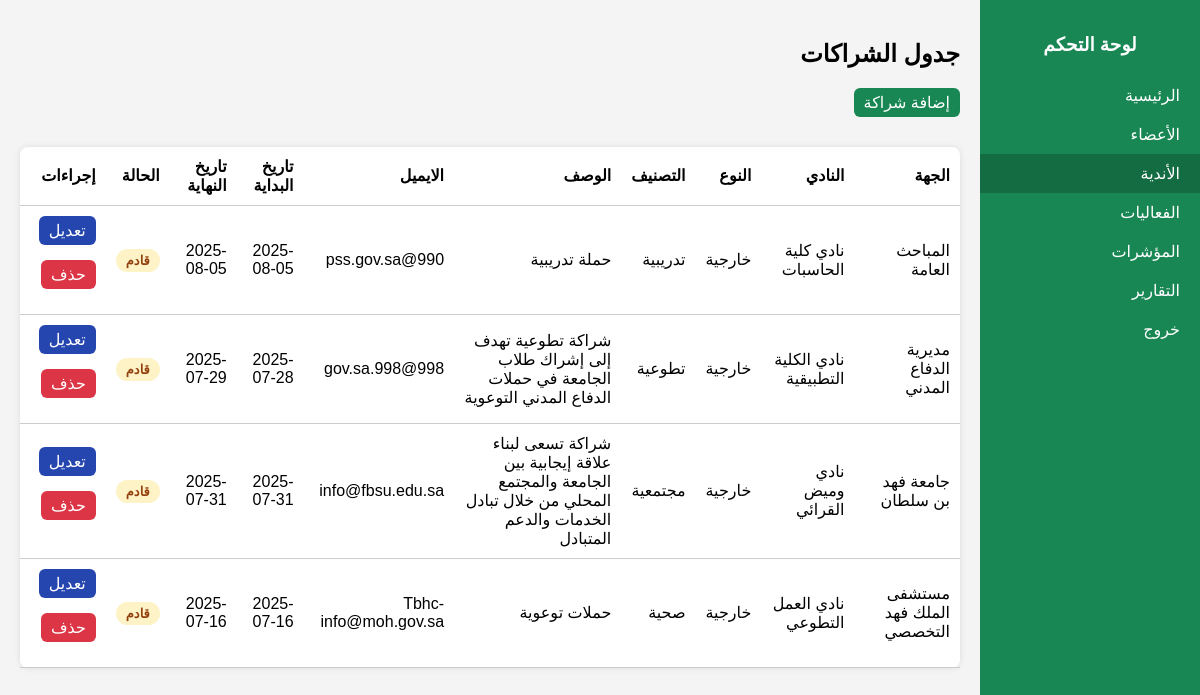
Page /admin/partnerships.php on the committed database.
### tables this page shows
CREATE TABLE `partnerships` (
  `partnership_id` int(11) NOT NULL,
  `club_id` int(11) DEFAULT NULL,
  `partner_name` varchar(100) DEFAULT NULL,
  `partnership_type` enum('داخلية','خارجية') DEFAULT 'خارجية',
  `category` enum('صحية','رياضية','تجارية','تطوعية','مجتمعية','إعلامية','تدريبية','أخرى') DEFAULT NULL,
  `description` text DEFAULT NULL,
  `contact_email` varchar(100) DEFAULT NULL,
  `status` enum('pending','ended') DEFAULT 'pending',
  `created_at` timestamp NULL DEFAULT current_timestamp(),
  `start_date` date DEFAULT NULL,
  `end_date` date DEFAULT NULL
);

CREATE TABLE `clubs` (
  `club_id` int(11) NOT NULL,
  `club_name` varchar(100) NOT NULL,
  `initial_date` date DEFAULT NULL,
  `club_manager_id` int(11) DEFAULT NULL,
  `note` varchar(255) DEFAULT NULL
);

### admin/partnerships.php (the view, shortened to what this page needs)
<?php
require_once '../database/db.php';
$stmt = $pdo->query("SELECT p.*, c.club_name FROM partnerships p LEFT JOIN clubs c ON p.club_id = c.club_id ORDER BY p.created_at DESC");
$partnerships = $stmt->fetchAll(PDO::FETCH_ASSOC);
?>
<!DOCTYPE html>
<html lang="ar" dir="rtl">
<head>
  <link rel="stylesheet" href="../css/style.css">
</head>
<body>
  <div class="sidebar">
    <h3 class="sidebar-title">لوحة التحكم</h3>
    <a href="dashboard.php">الرئيسية</a>
    <a href="members.php">الأعضاء</a>
    <a class="active" href="clubs.php">الأندية</a>
    <a href="activities.php">الفعاليات</a>
    <a href="kpis.php">المؤشرات</a>
    <a href="reports.php">التقارير</a>
    <a href="logout.php" onclick="return confirm('هل أنت متأكد؟');">خروج</a>
  </div>
  <div class="main-content">
    <h2>جدول الشراكات</h2>
    <a class="btn" href="partnerships.php?new=1">إضافة شراكة</a>
    <table>
      <thead>
        <tr>
          <th>الجهة</th>
          <th>النادي</th>
          <th>النوع</th>
          <th>التصنيف</th>
          <th>الوصف</th>
          <th>الايميل</th>
          <th>تاريخ البداية</th>
          <th>تاريخ النهاية</th>
          <th>الحالة</th>
          <th>إجراءات</th>
        </tr>
      </thead>
      <tbody>
        <?php foreach ($partnerships as $p): ?>
          <tr>
            <td><?= htmlspecialchars($p['partner_name']) ?></td>
            <td><?= htmlspecialchars($p['club_name']) ?></td>
            <td><?= htmlspecialchars($p['partnership_type']) ?></td>
            <td><?= htmlspecialchars($p['category']) ?></td>
            <td><?= htmlspecialchars($p['description']) ?></td>
            <td><?= htmlspecialchars($p['contact_email']) ?></td>
            <td><?= htmlspecialchars($p['start_date']) ?></td>
            <td><?= htmlspecialchars($p['end_date']) ?></td>
            <td><span
                class="status <?= $p['status'] ?>"><?= $p['status'] == 'active' ? 'نشط' : ($p['status'] == 'pending' ? 'قادم' : 'مكتمل') ?></span>
            </td>
            <td>
              <a class="btn edit" href="partnerships.php?edit=<?= $p['partnership_id'] ?>">تعديل</a>
              <a class="btn danger" href="partnerships.php?delete=<?= $p['partnership_id'] ?>"
                onclick="return confirm('هل أنت متأكد من الحذف؟')">حذف</a>
            </td>
          </tr>
        <?php endforeach; ?>
      </tbody>
    </table>
  </div>
</body>
</html>

### css/style.css (style rules this page uses)
body { font-family: 'Cairo', sans-serif; margin: 0; background: #f4f4f4; direction: rtl; display: flex; }
.sidebar { width: 220px; background: #198754; min-height: 100vh; position: fixed; right: 0; top: 0; padding: 15px 0; color: white; }
.sidebar-title { text-align: center; margin-bottom: 20px; }
.sidebar a { display: block; padding: 10px 20px; color: white; text-decoration: none; transition: background 0.3s; }
.sidebar a:hover, .sidebar a.active { background: #146c43; }
.main-content { margin-right: 220px; padding: 20px; flex: 1; }
.activity-table, table { width: 100%; background: white; border-radius: 8px; padding: 15px; margin-top: 15px; box-shadow: 0 0 6px rgba(0,0,0,0.1); border-collapse: collapse; }
table th, table td { padding: 10px; border-bottom: 1px solid #ccc; text-align: right; }
.status { padding: 4px 10px; border-radius: 12px; font-size: 13px; font-weight: bold; }
.status.pending { background-color: #fef3c7; color: #92400e; }
.btn { display: inline-block; background: #198754; color: white; padding: 5px 10px; text-decoration: none; border-radius: 6px; margin-bottom: 15px; text-align: center; border: none; cursor: pointer; }
.btn.danger { background: #dc3545; }
.btn.edit { background: #2646af; }

### rows in the picture
partnerships: partner_name "المباحث العامة", club.club_name "نادي كلية الحاسبات", partnership_type "خارجية", category "تدريبية", description "حملة تدريبية", contact_email "990@pss.gov.sa", start_date "2025-08-05", end_date "2025-08-05", status "قادم"
partnerships: partner_name "مديرية الدفاع المدني", club.club_name "نادي الكلية التطبيقية", partnership_type "خارجية", category "تطوعية", description "شراكة تطوعية تهدف إلى إشراك طلاب الجامعة في حملات الدفاع المدني التوعوية", contact_email "998@998.gov.sa", start_date "2025-07-28", end_date "2025-07-29", status "قادم"
partnerships: partner_name "جامعة فهد بن سلطان", club.club_name "نادي وميض القرائي", partnership_type "خارجية", category "مجتمعية", description "شراكة تسعى لبناء علاقة إيجابية بين الجامعة والمجتمع المحلي من خلال تبادل الخدمات والدعم المتبادل", contact_email "info@fbsu.edu.sa", start_date "2025-07-31", end_date "2025-07-31", status "قادم"
partnerships: partner_name "مستشفى الملك فهد التخصصي", club.club_name "نادي العمل التطوعي", partnership_type "خارجية", category "صحية", description "حملات توعوية", contact_email "Tbhc-info@moh.gov.sa", start_date "2025-07-16", end_date "2025-07-16", status "قادم"
